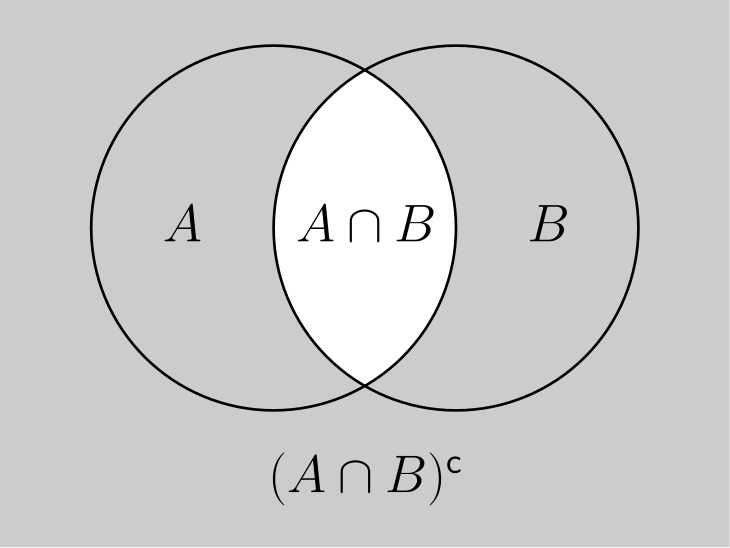

The script that drew this image:
import numpy as np, matplotlib.pyplot as plt, matplotlib.transforms as transforms
from matplotlib import rcParams
from pathlib import Path

rcParams['font.family'] = 'Computer Modern'
rcParams['text.usetex'] = True
rcParams['text.latex.preamble'] = r'\usepackage{amsmath}'

fig = plt.figure(figsize=(8, 6))
ax = fig.add_subplot()
ax.set_aspect('equal')
ax.axis('off')
ax.set_xlim(-8, 8)
ax.set_ylim(-6, 6)

fig.patch.set_facecolor((0.8, 0.8, 0.8))

def u(x):
    return np.where(x <= 0, np.sqrt(16 - (x - 2)**2), np.sqrt(16 - (x + 2)**2))
    
x = np.linspace(-2, 2, 1000)
y = u(x)

ax.fill_between(x, y + 1, -y + 1, edgecolor='None', facecolor='white')

ax.add_patch(plt.Circle(
    xy=(-2, 1),
    radius=4,
    facecolor='None',
    edgecolor='black',
    linewidth=2
))
ax.add_patch(plt.Circle(
    xy=(2, 1),
    radius=4,
    facecolor='None',
    edgecolor='black',
    linewidth=2
))

ax.annotate(
    xy=(0, 1),
    text=r'$A \cap B$',
    fontsize=40,
    va='center',
    ha='center'
)

ax.annotate(
    xy=(-4, 1),
    text='$A$',
    fontsize=40,
    va='center',
    ha='center'
)

ax.annotate(
    xy=(4, 1),
    text='$B$',
    fontsize=40,
    va='center',
    ha='center'
)

ax.annotate(
    xy=(0, -4.5),
    text=r'$(A \cap B)^{\mathsf{c}}$',
    fontsize=40,
    va='center',
    ha='center'
)

plt.tight_layout()

plt.savefig(Path(__file__).with_suffix('.svg'), format="svg", bbox_inches="tight", pad_inches=0)
